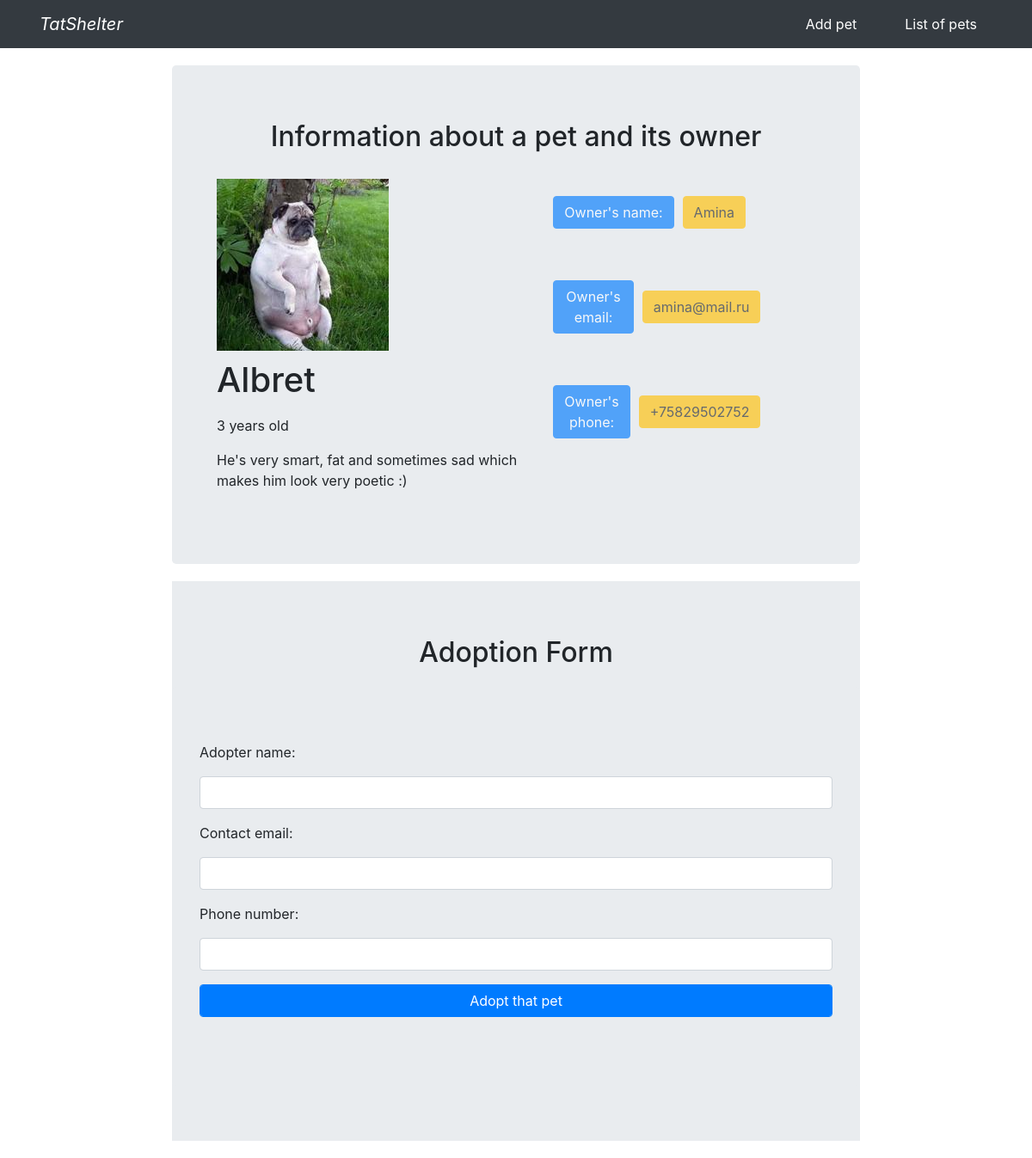
Page /pet/1 on the committed database.
### tatshelter.py (models this page shows, shortened)
class Pet(db.Model):
    __tablename__ = 'pets'
    id = db.Column(db.Integer, primary_key=True)
    name = db.Column(db.Text)
    pet_type = db.Column(db.Text)
    age = db.Column(db.Integer)
    info = db.Column(db.Text)
    adopted = db.Column(db.Boolean)
    owner_id = db.Column(db.Integer, db.ForeignKey('owners.id'))
    adopter_id = db.Column(db.Integer, db.ForeignKey('adopters.id'))
    pic = db.Column(db.String(64), nullable=False, default='default.jpg')

class Owner(db.Model):
    __tablename__ = 'owners'
    id = db.Column(db.Integer, primary_key=True)
    email = db.Column(db.Text, unique=True)
    full_name = db.Column(db.Text)
    phone_number = db.Column(db.Text)
    owned = db.relationship('Pet', backref='owner', lazy='dynamic')

### tatshelter.py (the view, shortened to what this page needs)
@app.route('/pet/<pet_id>', methods=['GET', 'POST'])
def pet(pet_id):
    pet_id = int(pet_id)
    pet = Pet.query.get(pet_id)
    owner = Owner.query.get(pet.owner_id)
    form = AdoptForm()
    return render_template('pet.html', form=form, pet=pet, owner=owner)

### forms.py
class AdoptForm(FlaskForm):
    name = StringField('Adopter name: ', [InputRequired(message="Please, provide adopter name")])
    email = StringField('Contact email: ', [InputRequired(message="Please, provide adopter contact email")])
    phone = StringField('Phone number: ', [InputRequired(message="Please, provide adopter contact phone")])
    submit = SubmitField('Adopt that pet')

### templates/pet.html (shortened to what this page needs)
{%extends "base.html"%}
{%block content%}
<div class="jumbotron" style="width: 800px; margin: 20px auto;">
  <h2 class="display-6" style="text-align: center; margin-bottom: 20px;">Information about a pet and its owner</h2>
  <div class="d-flex" style="width: 90%;">
    <div>
      <div class='image' style="margin: 10px 20px;">
        <img src="../static/{{pet.pic}}">
      </div>
      <div class="d-flex flex-column" style="margin: 5px 20px;">
        <h1 class="display-7">{{pet.name}}</h1>
        <p>{{pet.age}} years old</p>
        <p>{{pet.info}}</p>
      </div>
    </div>
    <div class="d-flex flex-column">
      <div class="d-flex align-items-center" style="margin: 20px 10px;">
        <div class="btn btn-primary disabled" style="margin: 10px 10px;">Owner's name:</div>
        <div class="btn btn-warning disabled">{{owner.full_name}}</div>
      </div>
      <div class="d-flex align-items-center" style="margin: 20px 10px;">
        <div class="btn btn-primary disabled" style="margin: 10px 10px;">Owner's email:</div>
        <div class="btn btn-warning disabled">{{owner.email}}</div>
      </div>
      <div class="d-flex align-items-center" style="margin: 20px 10px;">
        <div class="btn btn-primary disabled" style="margin: 10px 10px;">Owner's phone:</div>
        <div class="btn btn-warning disabled">{{owner.phone_number}}</div>
      </div>
    </div>
  </div>
</div>
<div class="jumbotron jumbotron-fluid" style="width: 800px; margin: 20px auto;">
  <h2 class="display-6" style="text-align: center; margin-bottom: 20px;">Adoption Form</h2>
    <form method="POST" enctype="multipart/form-data">
        <div class="jumbotron" style="width: 800px; margin: 0 auto;">
          <div class="form-group">
            {{ form.name.label(class="form-group") }}
            {{ form.name(class="form-control") }}
          </div>
          <div class="form-group">
            {{ form.email.label(class="form-group") }}
            {{ form.email(class="form-control") }}
          </div>
          <div class="form-group">
            {{ form.phone.label(class="form-group") }}
            {{ form.phone(class="form-control") }}
          </div>
          <div class="form-group">
            {{ form.submit(class="form-control btn btn-primary") }}
          </div>
        </div>
      </form>
</div>
{% endblock %}

### rows in the picture
Pet: pic (picture), name "Albret", age "3", info "He's very smart, fat and sometimes sad which makes him look very poetic :)"
Owner: full_name "Amina", email "amina@mail.ru", phone_number "+75829502752"
